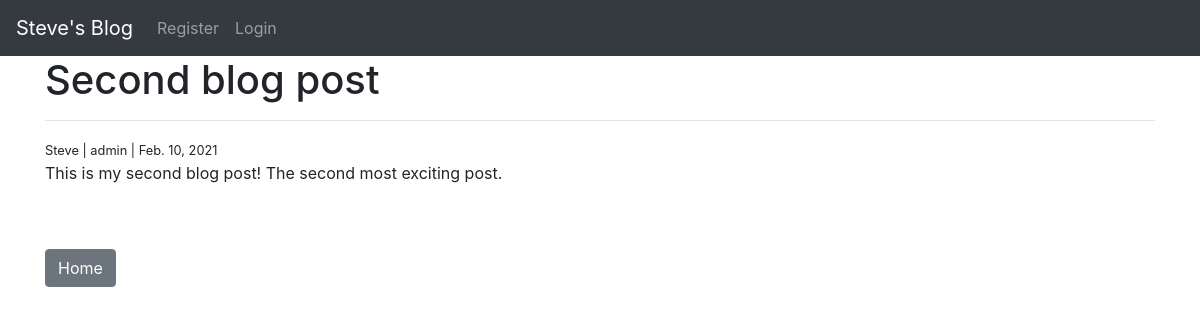
The app's page /article/2 with its own data.
### myblog/models.py (models this page shows, shortened)
class Post(models.Model):
    title=models.CharField(max_length= 255)
    author=models.ForeignKey(User, on_delete= models.CASCADE)
    body= models.TextField()
    post_date = models.DateField(auto_now_add=True)

### myblog/views.py (the view)
# urls.py: path('article/<int:pk>', ArticleDetailView.as_view(), name='detail'),
class ArticleDetailView(DetailView):
    model= Post
    template_name = 'article_details.html'

### myblog/templates/article_details.html (shortened to what this page needs)
{% extends 'base.html' %}
{% block content %}
<h1>{{ post.title }} </h1>
<hr>
<small>{{post.author.first_name}} | {{ post.author }} | {{ post.post_date }} {% if user.is_authenticated %}|<a href="{% url 'edit_post' post.pk %}">Edit </a> | <a href="{% url 'delete_post' post.pk %}">Delete </a>{% endif %}<br></small>
<p>{{ post.body }}</p>
<br><br>
<a class="btn btn-secondary" href="{% url 'home' %}">Home</a>
{% endblock %}

### records on screen
Post: title "Second blog post", author.first_name "Steve", author "admin", post_date "Feb. 10, 2021", body "This is my second blog post! The second most exciting post."
